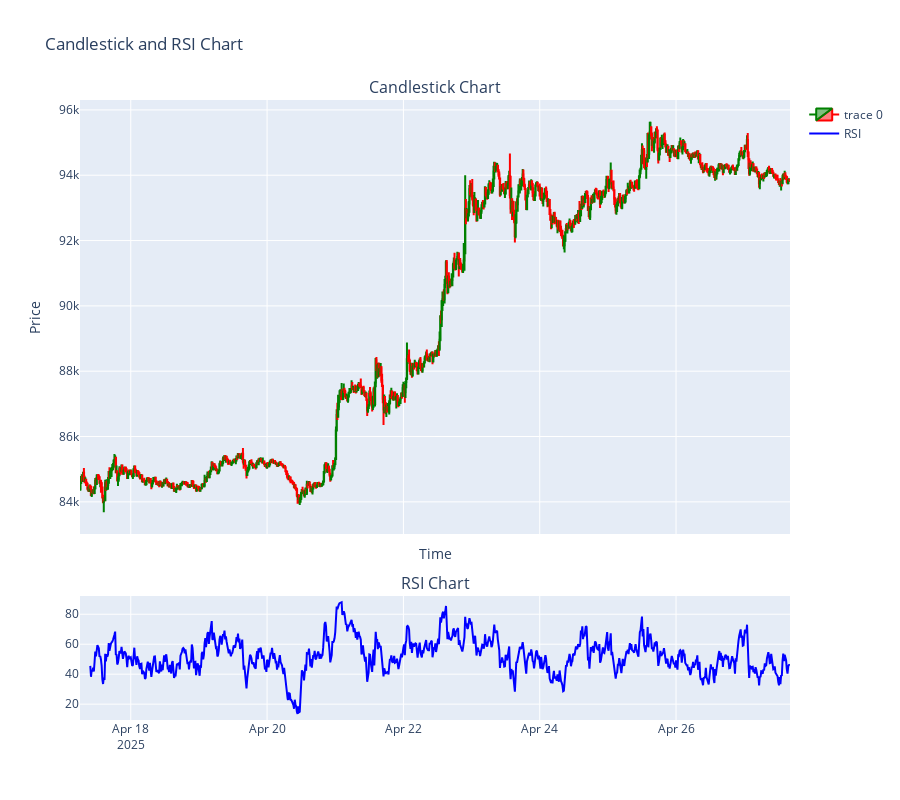

Here is the notebook cell this chart was saved with:
### Code cell
# Draw the RSI line chart using Plotly, with k-Line chart above and RSI chart below

fig = make_subplots(rows=2, cols=1, shared_xaxes=True,
                    vertical_spacing=0.1,
                    subplot_titles=('Candlestick Chart', 'RSI Chart'),
                    row_width=[0.2, 0.7])  # Set the height ratio
# Add the candlestick chart to the first row
fig.add_trace(go.Candlestick(
    x=kLine_df['time'],
    open=kLine_df['open'],
    high=kLine_df['high'],
    low=kLine_df['low'],
    close=kLine_df['close'],
    increasing_line_color='green',
    decreasing_line_color='red'
), row=1, col=1)
# Add the RSI line chart to the second row
fig.add_trace(go.Scatter(
    x=kLine_df['time'],
    y=kLine_df['RSI'],
    mode='lines',
    name='RSI',
    line=dict(color='blue', width=2)
), row=2, col=1)
# Update the layout of the figure
fig.update_layout(
    title='Candlestick and RSI Chart',
    xaxis_title='Time',
    yaxis_title='Price',
    xaxis_rangeslider_visible=False,
    height=800  # Set the height of the entire figure
)
fig.show()

### Figure 1 — Plotly figure (JSON) as saved in the notebook; plotly's stock layout.template omitted (floating-point values rounded to 4 significant figures; data arrays with more than 128 entries replaced by an {"elided": "..."} marker saying what was removed)
{"data": [{"close": {"elided": "1000 float values"}, "decreasing": {"line": {"color": "red"}}, "high": {"elided": "1000 float values"}, "increasing": {"line": {"color": "green"}}, "low": {"elided": "1000 float values"}, "open": {"elided": "1000 float values"}, "type": "candlestick", "x": {"elided": "1000 str values"}, "xaxis": "x", "yaxis": "y"}, {"line": {"color": "blue", "width": 2}, "mode": "lines", "name": "RSI", "type": "scatter", "x": {"elided": "1000 str values"}, "xaxis": "x2", "y": {"elided": "1000 float values"}, "yaxis": "y2"}], "layout": {"annotations": [{"font": {"size": 16}, "showarrow": false, "text": "Candlestick Chart", "x": 0.5, "xanchor": "center", "xref": "paper", "y": 1, "yanchor": "bottom", "yref": "paper"}, {"font": {"size": 16}, "showarrow": false, "text": "RSI Chart", "x": 0.5, "xanchor": "center", "xref": "paper", "y": 0.2, "yanchor": "bottom", "yref": "paper"}], "height": 800, "title": {"text": "Candlestick and RSI Chart"}, "xaxis": {"anchor": "y", "domain": [0, 1], "matches": "x2", "rangeslider": {"visible": false}, "showticklabels": false, "title": {"text": "Time"}}, "xaxis2": {"anchor": "y2", "domain": [0, 1]}, "yaxis": {"anchor": "x", "domain": [0.3, 1], "title": {"text": "Price"}}, "yaxis2": {"anchor": "x2", "domain": [0, 0.2]}}}
